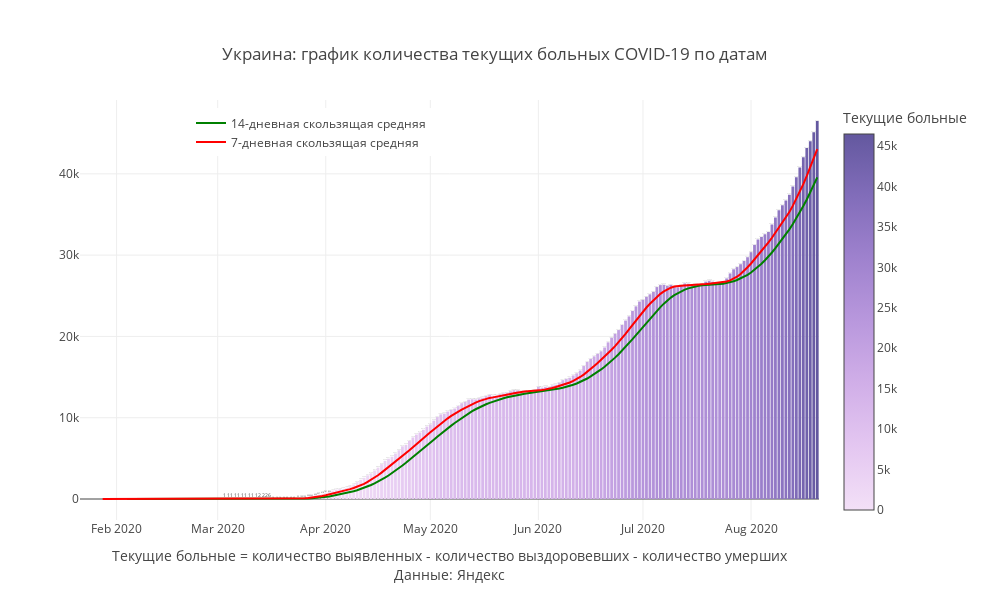

The notebook cell this image was saved under:
### Code cell
mask = X.Country ==my_country
#mask = (X.Date>'2020-05-01')&(X.Region.isin(regions_towatch))

fig = px.bar(X[mask], x='Date', y="Remaining_ill",color ='Remaining_ill',
             title=f'{my_country}: '+'график количества текущих больных COVID-19 по датам',
              color_continuous_scale= px.colors.sequential.Purp,text = 'Remaining_ill',
            labels = {'Day_confirmed' : "Новые заболевшие",'Remaining_ill':'Текущие больные'})
fig.add_trace(
    go.Scatter(
        name='14-дневная скользящая средняя',
        x=X[mask].Date,
        y=X[mask]['MA14_remaining_ill'],
        mode="lines",
        
        line=go.scatter.Line(color="green"),
        showlegend=True)
)

fig.add_trace(
    go.Scatter(
        name = '7-дневная скользящая средняя',
        x=X[mask].Date,
        y=X[mask]['MA7_remaining_ill'],
        mode="lines",
        
        line=go.scatter.Line(color="red"),
        showlegend=True)
)
fig.update_layout(
    annotations=[
#         dict(
#             x='2020-04-13',
#             y=10594,
#             xref="x",
#             yref="y",
#             text="Введение<br>пропускной<br>системы в Москве",
#             showarrow=True,
#             arrowhead=2,
#             ax=0,
#             ay=-60),
#         dict(
#             x='2020-06-09',
#             y=85824,
#             xref="x",
#             yref="y",
#             text="Отмена<br>пропускной<br>системы в Москве",
#             showarrow=True,
#             arrowhead=2,
#             ax=0,
#             ay=-60),
        
        dict(x=0.5,y=-0.15,
            showarrow=False,
            text="",
            xref="paper",
            yref="paper")],
                  title_x = 0.5,
                  title_y= 0.9,
                  title_xanchor = "center",
                  title_yanchor = "bottom", 
                  legend_x = 0.15,legend_y = 0.98,
                  width = 990, height = 600,template = 'gridon',
    
    
                  xaxis_title='Текущие больные = количество выявленных - количество выздоровевших - количество умерших'+
                                '<br>Данные: Яндекс',
    yaxis_title = ' '
)


fig.show()

### Figure 1 — Plotly figure (JSON) as saved in the notebook; plotly's stock layout.template omitted (floating-point values rounded to 4 significant figures; data arrays with more than 128 entries replaced by an {"elided": "..."} marker saying what was removed)
{"data": [{"alignmentgroup": "True", "hovertemplate": "Date=%{x}<br>Текущие больные=%{marker.color}<extra></extra>", "legendgroup": "", "marker": {"color": {"elided": "212 int values"}, "coloraxis": "coloraxis"}, "name": "", "offsetgroup": "", "orientation": "v", "showlegend": false, "text": {"elided": "212 int values"}, "textposition": "auto", "type": "bar", "x": {"elided": "212 str values"}, "xaxis": "x", "y": {"elided": "212 int values"}, "yaxis": "y"}, {"line": {"color": "green"}, "mode": "lines", "name": "14-дневная скользящая средняя", "showlegend": true, "type": "scatter", "x": {"elided": "212 str values"}, "y": {"elided": "212 float values"}}, {"line": {"color": "red"}, "mode": "lines", "name": "7-дневная скользящая средняя", "showlegend": true, "type": "scatter", "x": {"elided": "212 str values"}, "y": {"elided": "212 float values"}}], "layout": {"annotations": [{"showarrow": false, "text": "", "x": 0.5, "xref": "paper", "y": -0.15, "yref": "paper"}], "barmode": "relative", "coloraxis": {"colorbar": {"title": {"text": "Текущие больные"}}, "colorscale": [[0, "rgb(243, 224, 247)"], [0.1667, "rgb(228, 199, 241)"], [0.3333, "rgb(209, 175, 232)"], [0.5, "rgb(185, 152, 221)"], [0.6667, "rgb(159, 130, 206)"], [0.8333, "rgb(130, 109, 186)"], [1, "rgb(99, 88, 159)"]]}, "height": 600, "legend": {"tracegroupgap": 0, "x": 0.15, "y": 0.98}, "title": {"text": "Украина: график количества текущих больных COVID-19 по датам", "x": 0.5, "xanchor": "center", "y": 0.9, "yanchor": "bottom"}, "width": 990, "xaxis": {"anchor": "y", "domain": [0, 1], "title": {"text": "Текущие больные = количество выявленных - количество выздоровевших - количество умерших<br>Данные: Яндекс"}}, "yaxis": {"anchor": "x", "domain": [0, 1], "title": {"text": " "}}}}
